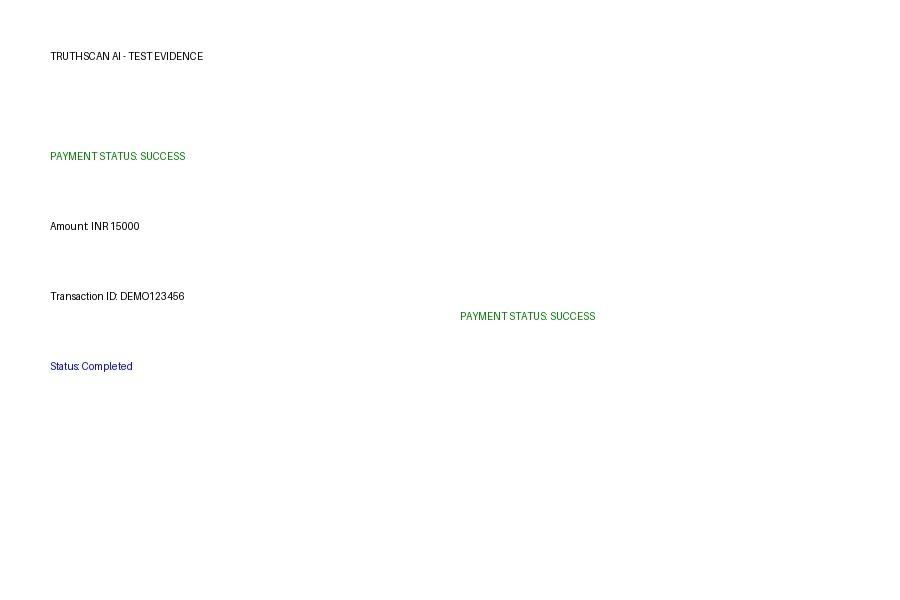
#> input picture sample_evidence/manipulated_test.jpg, 900 x 600 px
$ python -i transformations.py   (imports and definitions only)
#> lines starting #> are read from the running program, lines starting #| are printed output that depends on the picture
"""Create controlled, clearly labelled alterations of an input image."""
from pathlib import Path
from PIL import Image, ImageFilter

def create_stress_variants(image_path, output_dir):
#> called with output_dir = 'out.png'
    image_path = Path(image_path)
    output_dir = Path(output_dir)
    output_dir.mkdir(parents=True, exist_ok=True)

    original = Image.open(image_path).convert("RGB")
#> original is the input picture: PIL image 900x600 RGB; mean R, G, B 254.2, 254.3, 254.2
    width, height = original.size
#> width = 900; height = 600
    results = []

    # JPEG recompression at three quality levels.
    for quality in (90, 60, 30):
        out = output_dir / f"recompressed_q{quality}.jpg"
        original.save(out, "JPEG", quality=quality, optimize=True)
        results.append({"test": "recompression", "setting": f"quality={quality}", "path": str(out)})
#> after the loop, results = 3 items

    # Resize down, then restore to the original dimensions for a fair comparison.
    for percent in (75, 50, 25):
        small_size = (max(1, int(width * percent / 100)),
                      max(1, int(height * percent / 100)))
        small = original.resize(small_size, Image.Resampling.LANCZOS)
        restored = small.resize((width, height), Image.Resampling.LANCZOS)
        out = output_dir / f"resized_{percent}pct.png"
        restored.save(out)
        results.append({"test": "resizing", "setting": f"downscale={percent}%", "path": str(out)})
#> after the loop, results = 6 items

    # Center crops retaining 90%, 75%, and 60% of each dimension.
    for retain in (90, 75, 60):
        crop_w = max(1, int(width * retain / 100))
        crop_h = max(1, int(height * retain / 100))
        left = (width - crop_w) // 2
        top = (height - crop_h) // 2
        cropped = original.crop((left, top, left + crop_w, top + crop_h))
        out = output_dir / f"crop_retain_{retain}pct.png"
        cropped.save(out)
        results.append({
            "test": "cropping", "setting": f"retained_dimensions={retain}%",
            "path": str(out), "crop_box": [left, top, left + crop_w, top + crop_h]
        })
#> after the loop, results = 9 items

    # Increasing Gaussian blur radius.
    for radius in (1, 2, 4):
        out = output_dir / f"blur_radius_{radius}.png"
        original.filter(ImageFilter.GaussianBlur(radius=radius)).save(out)
        results.append({"test": "blur", "setting": f"radius={radius}", "path": str(out)})
#> this loop made 3 passes
#> pass 2, in create_stress_variants, `original.filter(ImageFilter.GaussianBlur(radius=radius)).save(out)`:
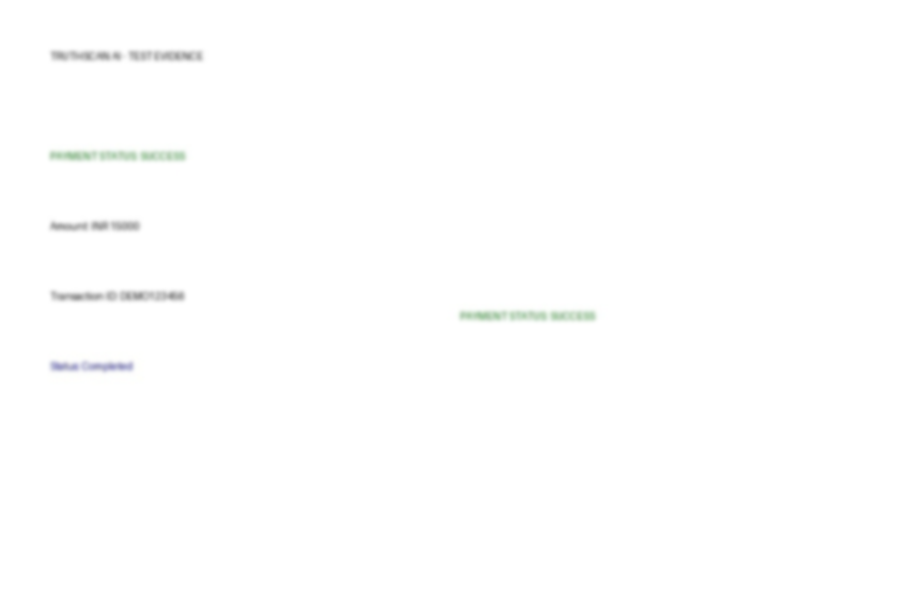
#> saved as blur_radius_2.png: PIL image 900x600 RGB; mean R, G, B 254.2, 254.3, 254.2
#> after the loop, results = 12 items

    return results

>>> result = create_stress_variants('../../sample_evidence/manipulated_test.jpg', 'out.png')
#> result = 12 items

$ run again, on sample_evidence/payment1.png
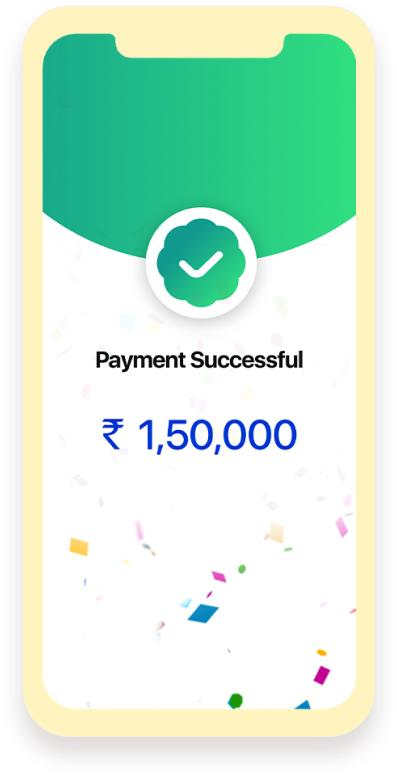
#> input picture sample_evidence/payment1.png, 397 x 775 px
#> in create_stress_variants, original is the input picture: PIL image 397x775 RGB; mean R, G, B 204.3, 235.4, 215.6
#> after the loop in create_stress_variants, `for quality in (90, 60, 30):`: results = 3 items
#> after the loop in create_stress_variants, `for percent in (75, 50, 25):`:
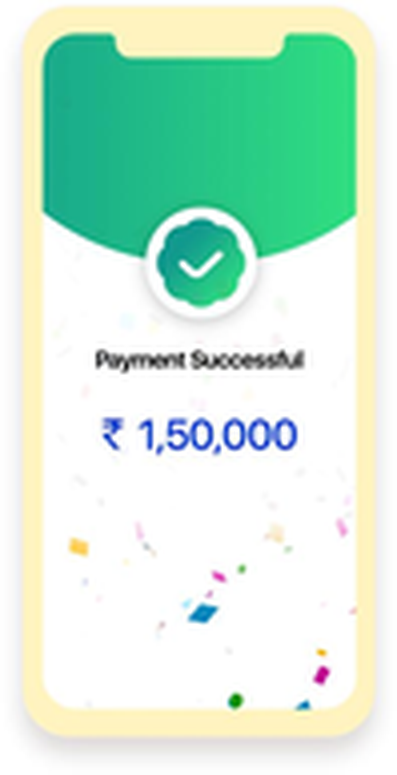
#> restored: PIL image 397x775 RGB; mean R, G, B 203.8, 235.1, 215.4
#> after the loop in create_stress_variants, `for percent in (75, 50, 25):`: results = 6 items
#> after the loop in create_stress_variants, `for retain in (90, 75, 60):`: results = 9 items
#> the loop in create_stress_variants, `for radius in (1, 2, 4):` made 3 passes
#> pass 2, in create_stress_variants, `original.filter(ImageFilter.GaussianBlur(radius=radius)).save(out)`:
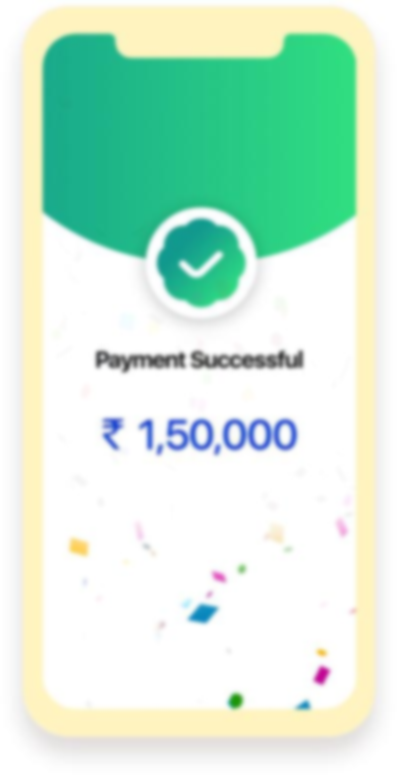
#> saved as blur_radius_2.png: PIL image 397x775 RGB; mean R, G, B 204.3, 235.4, 215.6
#> after the loop in create_stress_variants, `for radius in (1, 2, 4):`: results = 12 items
